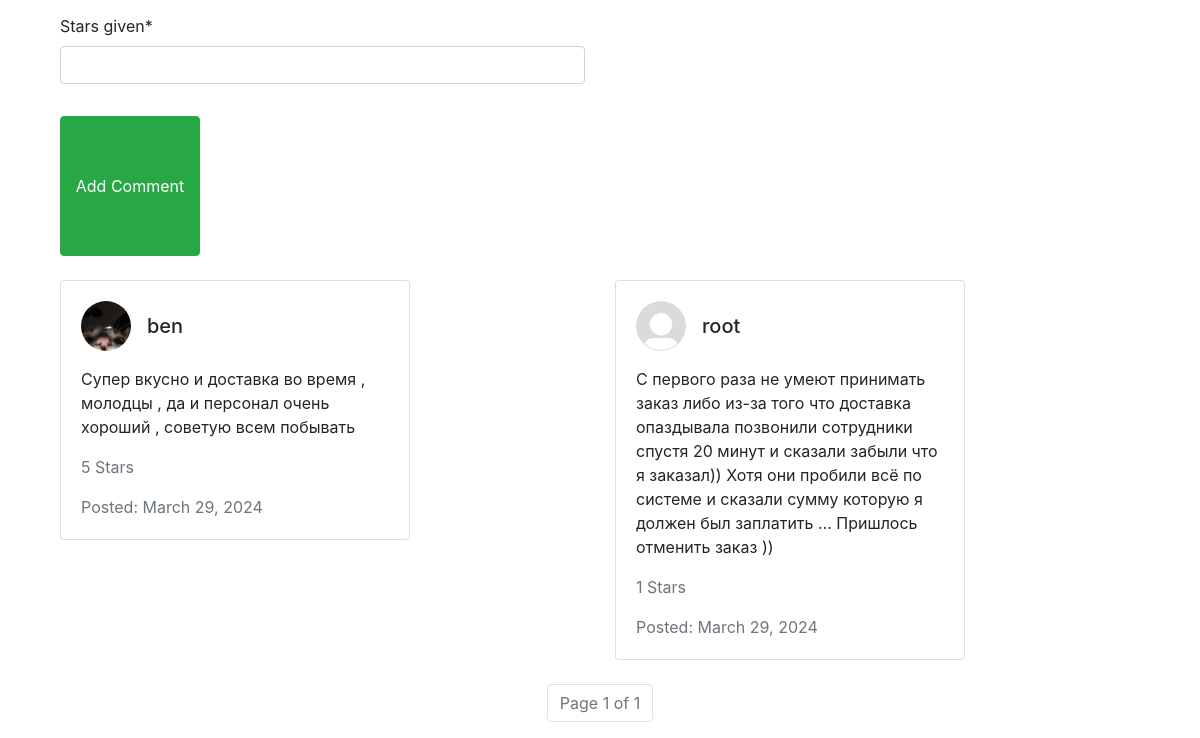
/places/detail/1/ (lower part), run on an earlier commit of the app's database.
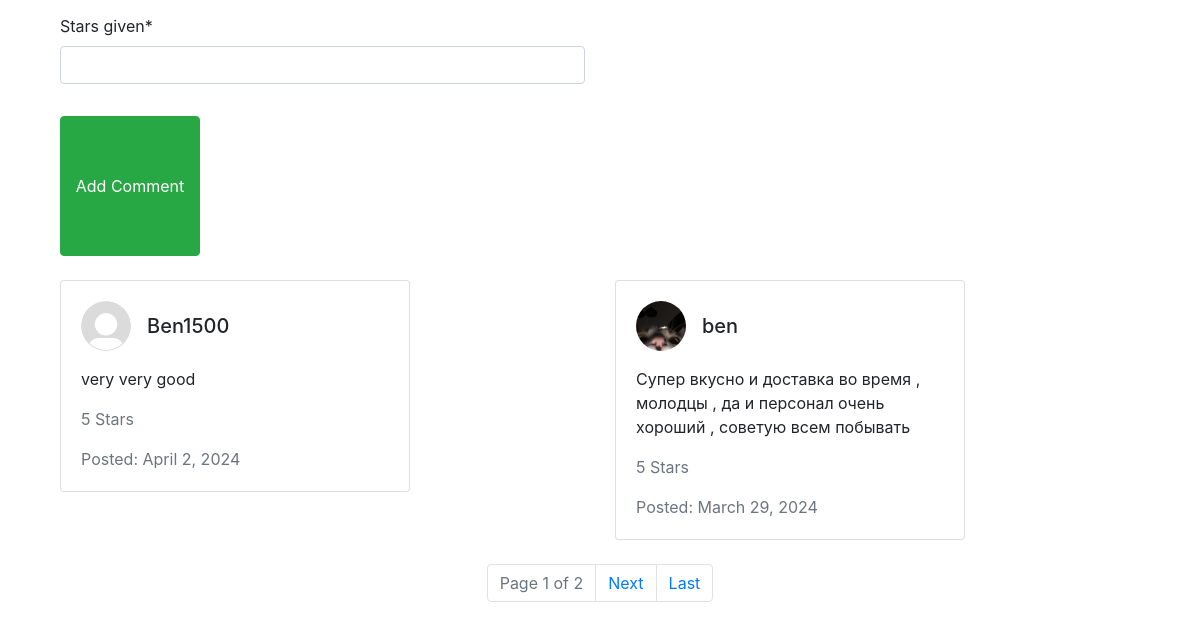
And on a later commit of the database.
### places/models.py (models this page shows, shortened)
class PlaceComment(models.Model):
    user = models.ForeignKey(User, on_delete=models.CASCADE)
    place = models.ForeignKey(Place, on_delete=models.CASCADE,related_name='reviews')
    comment = models.TextField()
    stars_given = models.IntegerField(validators=[MinValueValidator(1), MaxValueValidator(5)])
    created_at=models.DateField(default=timezone.now)

### users/models.py (models this page shows)
class User(AbstractUser):
    profile_image = models.ImageField(upload_to='profile_images/', default='profile_images/default.jpg')

### places/views.py (the view)
# urls.py: path('detail/<int:id>/', PlaceDetailView.as_view(), name='detail'),
class PlaceDetailView(DetailView):
    template_name = 'places/detail.html'
    queryset = Place.objects.all()
    context_object_name = 'place'
    pk_url_kwarg = 'id'
    def get_context_data(self, **kwargs):
        context = super().get_context_data(**kwargs)
        place = self.get_object()
        place_comment_form = PlaceCommentForm()
        comments = place.reviews.all().order_by('-created_at')
        paginator = Paginator(comments, 2)  # Пагинация
        page_number = self.request.GET.get('page')
        page_obj = paginator.get_page(page_number)
        context['page_obj'] = page_obj
        context['form'] = place_comment_form
        return context

### places/forms.py
class PlaceCommentForm(forms.ModelForm):
    stars_given = forms.IntegerField(max_value=5,min_value=1)
    class Meta:
        model = PlaceComment
        fields = ('comment', 'stars_given')

### places/templates/places/detail.html (shortened to what this page needs)
{% extends "base.html" %}
{% load crispy_forms_tags %}
{% block content %}
    <div class="container mt-5">
        <div class="row">
            <div class="col-md-6">
                <form action="{% url 'places:add_comment' place.id %}" method="post">
                    {{ form|crispy }}
                    <button type="submit" class="btn btn-success mt-3">Add Comment</button>
                </form>
            </div>
        </div>
        <div class="row mt-4">
            {% if place.reviews.all %}
                {% for review in page_obj %}
                    <div class="col-md-6 mb-4">
                        <div class="card">
                            <div class="card-body">
                                <div class="d-flex align-items-center mb-3">
                                    <img src="{{ review.user.profile_image.url }}" class="rounded-circle me-3" style="width: 50px; height: 50px;" alt="{{ review.user.username }}">
                                    <h5 class="card-title mb-0">{{ review.user.username }}</h5>
                                </div>
                                <p class="card-text">{{ review.comment }}</p>
                                <p class="card-text text-muted">{{ review.stars_given }} Stars</p>
                                <p class="card-text text-muted">Posted: {{ review.created_at }}</p>
                            </div>
                        </div>
                    </div>
                {% endfor %}
            {% else %}
                <div class="col-md-6">
                    <p>No reviews available</p>
                </div>
            {% endif %}
        </div>
    </div>
        <nav aria-label="Page navigation">
            <ul class="pagination justify-content-center">
                <li class="page-item disabled"><a class="page-link" href="#">Page {{ page_obj.number }} of {{ page_obj.paginator.num_pages }}</a></li>
                {% if page_obj.has_next %}
                    <li class="page-item"><a class="page-link" href="?page={{ page_obj.next_page_number }}">Next</a></li>
                    <li class="page-item"><a class="page-link" href="?page={{ page_obj.paginator.num_pages }}">Last</a></li>
                {% endif %}
            </ul>
        </nav>
    </div>
{% endblock %}

What changed in the data, as far as the page shows it:
no longer on this page (row unchanged): PlaceComment: user.profile_image (placeholder picture), user.username "root", comment "С первого раза не умеют принимать заказ либо из-за того что доставка опаздывала позвонили сотрудники спустя 20 минут и сказали забыли что я заказал)) Хотя они пробили всё по системе и сказали сумму которую я должен был заплатить … Пришлось отменить заказ ))", stars_given "1", created_at "March 29, 2024"
added PlaceComment: user.profile_image (placeholder picture), user.username "Ben1500", comment "very very good", stars_given "5", created_at "April 2, 2024"
Also different on the page:
{{ page_obj.paginator.num_pages }}: "1" → "2"
text now shown: "Next Last"
